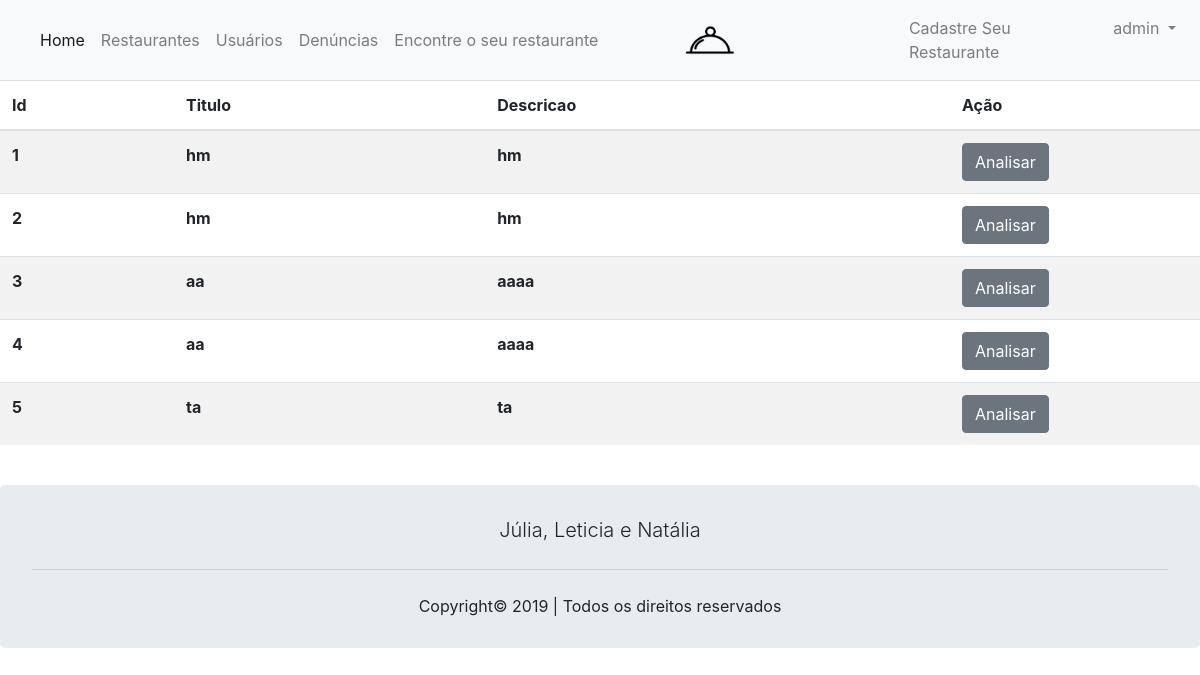
The app's page /buscar_denuncias.php (signed in) with its own data.
### tables this page shows
CREATE TABLE `denuncia` (
  `id` int(11) NOT NULL,
  `titulo` varchar(80) NOT NULL,
  `descricao` varchar(255) NOT NULL,
  `id_rest` int(11) NOT NULL,
  `id_user` int(11) NOT NULL
);

### buscar_denuncias.php (the view, shortened to what this page needs)
<?php
if(empty($_SESSION['nome'])){
    header("Location: not-found.php");
} else{
    include ("cabecalho_logado.php");
    ?>
    <!DOCTYPE html>
    <html lang="pt-br">
    <head>
        <link rel="stylesheet" href="assets/css/bootstrap.min.css">
        <link rel="stylesheet" href="assets/css/Bootstrap/bootstrap.min.css">
        <link rel="stylesheet" href="https://stackpath.bootstrapcdn.com/bootstrap/4.1.3/css/bootstrap.min.css">
    </head>
    <body>
        <table class="table table-striped">
            <thead>
                <tr>
                    <th scope="col">Id</th>
                    <th scope="col">Titulo</th>
                    <th scope="col">Descricao</th>
                    <th scope="col">Ação</th>
                </tr>
            </thead>
            <tbody>
                <?php
                $pdo = Banco::conectar();
                $sql = 'SELECT * FROM denuncia ORDER BY id ASC';
                foreach($pdo->query($sql)as $row)
                {
                    echo '<tr>';
                    echo '<th scope="row">'. $row['id'] . '</th>';
                    echo '<th scope="row">'. $row['titulo'] . '</th>';
                    echo '<th scope="row">'. $row['descricao'] . '</th>';
                    echo "<td width=250>";
                    echo '<a class="btn btn-secondary" href="read_denuncia.php?id='.$row['id'].'">Analisar</a>';
                    echo '</td>';
                    echo '</tr>';
                }
                ?>
            </tbody>
        </table>
</body>
</html>
<?php
}
include ("rodape.php");
?>

### records on screen
denuncia: id "1", titulo "hm", descricao "hm"
denuncia: id "2", titulo "hm", descricao "hm"
denuncia: id "3", titulo "aa", descricao "aaaa"
denuncia: id "4", titulo "aa", descricao "aaaa"
denuncia: id "5", titulo "ta", descricao "ta"

### other values on screen
$_SESSION['nome'] "admin"
